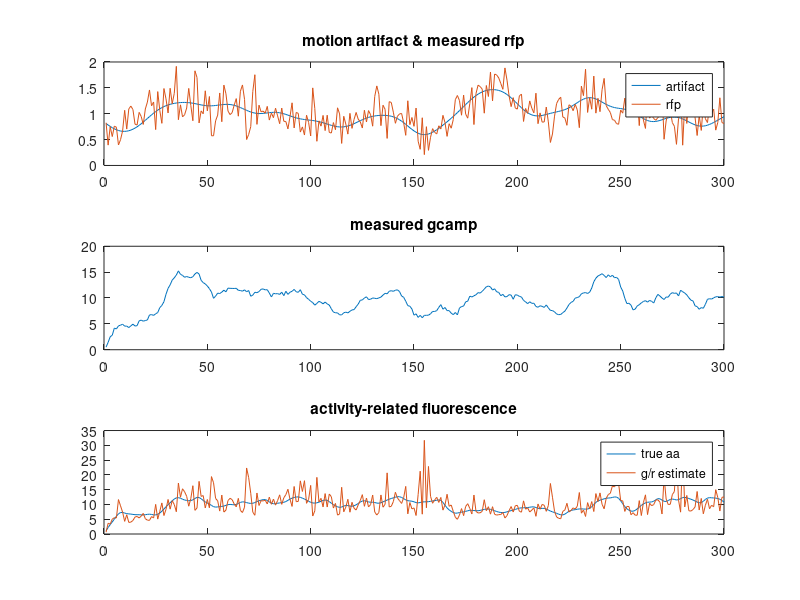

This figure's MATLAB source: (Note: this script raises an error after producing the figure.)
% Script for simulating data for motion artifact problem and estimating neural
% activity using smooth GP prior on m

%% 1. Generate movement artifact from GP

% Define anonymous function squared exponential kernel
kSE = @(r,l,x)(r*exp(-(bsxfun(@plus,x(:).^2,x(:).^2')-2*x(:)*x(:)')/(2*l.^2)));

T = 300;  % number of time points
tt = (1:T)';  % time grid
sig_m = .2; % prior standard deviation for movement artifact m
rho_m = sig_m^2;  % prior variance of m
l = 10; % length scale
Km = kSE(rho_m,l,tt); % the T x T GP covariance

% Find low-rank approximation to Km using SVD
[Um,Sm] = svd(Km);
thresh = 1e12;  % threshold on condition number
smdiag = diag(Sm); 
ii = max(smdiag)./smdiag < thresh;  % vector of indices to keep.
krank = sum(ii); % rank
Ubasis = Um(:,ii);  % basis for Km
Ssqrt = spdiags(sqrt(smdiag(ii)),0,krank,krank); % diagonal matrix sqrt of eigenvalues
Ksqrt = Ubasis*Ssqrt; % low-rank linear operator for generating from iid samples

% Generate movement artifact by sampling from GP
mu_m = 1;  % mean of movement artifact m
mm = Ksqrt*randn(krank,1) + mu_m; % movement artifact

% Plot it
subplot(111); plot(tt,mm); 
title('True m(t) sampled from GP prior')
xlabel('time (bins)');

%% 2. Generate neural activity signals y and a, and measured signals r and g

% Set params
sig_r = .25; % prior stdev of r noise
sig_g = .25; % prior stdev of g noise
alpha_g = 0.9; % single time-bin decay of gcamp fluorescence signal
tau_g = -1/log(alpha_g);  % time constant of gcamp decay (in time bins) 

% Generate neural activity yy from GP
mu_y = 1*ones(T,1); % mean of neural activity y
rho_y = 0.1;  % variance of true y
l_y = 2;      % length scale of true y
Ky = kSE(rho_y,l_y,tt); % true covariance kernel
[Uy,Sy] = svd(Ky);
yy = Uy*sqrt(Sy)*randn(T,1)+mu_y; % generate noise

% Generate measured activity-related fluorescence aa
D = spdiags(ones(T,1)*[-alpha_g 1],-1:0,T,T); % better implementation!
aa = D\yy; % neural activity-related fluorescence signal a(t)

% Compute params of prior over aa
mu_a = mean(D\mu_y); % mean of a(t)
rho_a = var(aa);  % variance of a(t) 

% Generate R and G
rr = mm + sig_r*randn(T,1);
gg = mm.*aa + sig_g*randn(T,1);

% Make plots
subplot(311);
plot(tt,mm,tt,rr); 
title('motion artifact & measured rfp'); legend('artifact', 'rfp');

subplot(312);
plot(tt,gg);  title('measured gcamp');

subplot(313);
aa0 = gg./rr;
plot(tt,aa,tt, aa0);
legend('true aa', 'g/r estimate');
title('activity-related fluorescence')

%% 2. Estimate a(t) with iid priors on m(t) and a(t) (JP code)

aa1 = MotionCorrection_iid(rr,gg,sig_r^2,sig_g^2,mu_m,rho_m,mu_a,rho_a);
yy1 = D*aa1; % corresponding estimate of y(t)

%% 3. find neural activity y(t), smooth prior (Lea code)

yy0 = D*aa0; % initial estimate of y(t) (from r/g estimate).
tic;
yy2 = MotionCorrection(rr,gg,yy0,sig_r^2,sig_g^2,mu_y,rho_y,mu_m.*ones(T,1),Ubasis,Ssqrt.^2,D);
toc;
aa2 = D\yy2; % corresponding estimate of a(t)

%% 4. find fluorescence a(t), smooth prior (JP code).

Sminv = spdiags(1./smdiag(ii),0,krank,krank); % diagonal matrix sqrt of eigenvalues
aa3 = MotionCorrection_smooth_aa(rr,gg,aa0,sig_r^2,sig_g^2,mu_a,rho_a,mu_m,Ubasis,Sminv,D);
yy3 = D*aa3;  % corresponding estimate of y(t)

%% 4b. find neural activity y(t), smooth prior (JP code).

tic;
yy3b = MotionCorrection_smooth_yy(rr,gg,aa0,sig_r^2,sig_g^2,mu_y,rho_y,mu_m,Ubasis,Sminv,D);
toc;
aa3b = D\yy3b;  % corresponding estimate of y(t)


%% Plot results

subplot(211);  % a(t) plots
plot(tt, [aa aa0 aa1 aa2 aa3 aa3b]); 
title('True and estimated a(t)');
legend('true aa', 'r/g', 'iid prior', 'smooth y', 'smooth a');
  
subplot(212) % y(t) plots
plot(tt,mu_y,'--k',tt,[yy yy1 yy2 yy3 yy3b]);
title('True and estimated y(t)');
legend('prior mean', 'true', 'iid', 'smooth y', 'smooth a');

% Report errors
amse = @(x)(norm(x-aa)^2);
ymse = @(x)(norm(x-yy)^2);
fprintf('=====\nErrs in a(t):\n r/g: %9.2f\n iid: %9.2f\n smth y: %6.2f (lea)\n smth a: %6.2f\n smth y2: %5.2f (jp)\n', ...
    amse(aa0), amse(aa1), amse(aa2), amse(aa3), amse(aa3b));
fprintf('-----\nErrs in y(t):\n r/g: %9.2f\n iid: %9.2f\n smth y: %6.2f (lea)\n smth a: %6.2f\n smth y2: %5.2f (jp)\n', ...
    ymse(yy0), ymse(yy1), ymse(yy2), ymse(yy3), ymse(yy3b));
